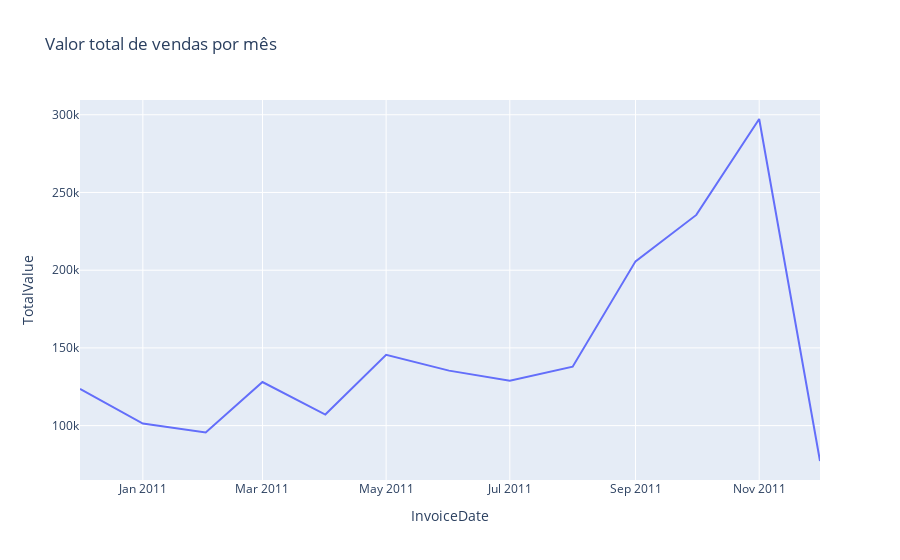

The notebook cell saved with this chart:
### Code cell
px.line(agg_sales_month, 'InvoiceDate', 'TotalValue', title='Valor total de vendas por mês')

### Figure 1 — Plotly figure (JSON) as saved in the notebook; plotly's stock layout.template omitted (floating-point values rounded to 4 significant figures)
{"data": [{"hovertemplate": "InvoiceDate=%{x}<br>TotalValue=%{y}<extra></extra>", "legendgroup": "", "line": {"color": "#636efa", "dash": "solid"}, "marker": {"symbol": "circle"}, "mode": "lines", "name": "", "orientation": "v", "showlegend": false, "type": "scatter", "x": ["2010-12", "2011-01", "2011-02", "2011-03", "2011-04", "2011-05", "2011-06", "2011-07", "2011-08", "2011-09", "2011-10", "2011-11", "2011-12"], "xaxis": "x", "y": [123600.0, 101300.0, 95600.0, 128000.0, 107100.0, 145500.0, 135400.0, 128800.0, 137900.0, 205700.0, 235600.0, 297300.0, 77220.0], "yaxis": "y"}], "layout": {"legend": {"tracegroupgap": 0}, "title": {"text": "Valor total de vendas por mês"}, "xaxis": {"anchor": "y", "domain": [0, 1], "title": {"text": "InvoiceDate"}}, "yaxis": {"anchor": "x", "domain": [0, 1], "title": {"text": "TotalValue"}}}}
